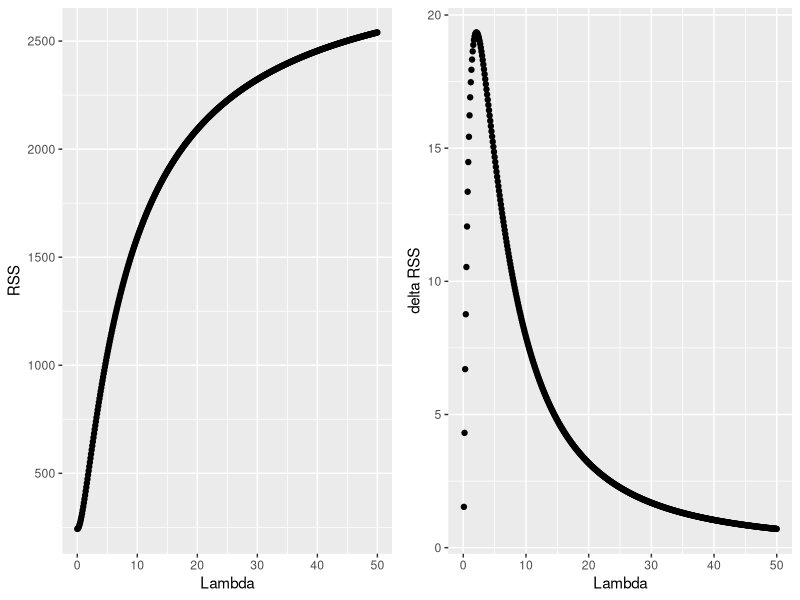

This chart was generated by the following R code:
## ---- chunk 1
library("dplyr")
library("glmnet")
library("ggplot2")
library("gridExtra")
## ---- chunk 2
n <- 200
set.seed(42)
df <- data_frame(x1 = rnorm(n), x2=rnorm(n), z1=rnorm(n), z2=rnorm(n), eps=rnorm(n),
                 y=2+3*x1-2*x2+eps)
X <- model.matrix(~0+x1+x2+z1+z2,data=df)
y <- df$y
lambdas <- seq(50,0,by=-0.1)
model <- glmnet(X,y,alpha=0, lambda = lambdas)
## ---- chunk 3
cv.fit <- cv.glmnet(X,y, lambda = lambdas)
## ---- chunk 4
cv.fit$lambda.min
coef(cv.fit,s="lambda.min")
## ---- chunk 5
#cv.fit$lambda.1se
#coef(cv.fit,s="lambda.1se")

preds <- predict(model,newx=X)
yy <- matrix(rep(y, times=length(lambdas)), nrow=length(y))
res_sq <- (yy-preds)^2
all_rss <- apply(res_sq,2,sum)



p1 <- qplot(lambdas, all_rss,xlab="Lambda",ylab="RSS")
drss <- diff(rev(all_rss))
lambdas_inc <- rev(lambdas)[-1]
p2 <- qplot(lambdas_inc,drss,xlab="Lambda",ylab="delta RSS")

grid.arrange(p1, p2, ncol=2)
## ---- chunk 6
lambda.mdr <- lambdas_inc[drss==max(drss)]
lambda.mdr
coef(cv.fit, s=lambda.mdr)
